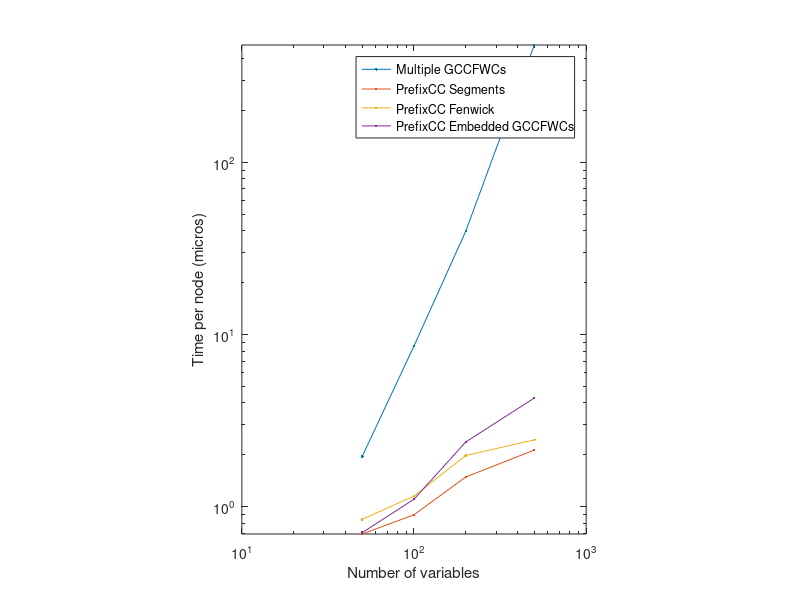

Reproduce this figure in MATLAB.
nbVars = [50, 100, 200, 500];
nbNodes = [5000008, 2000033, 1001933, 503386];

multipleGcc = [9760, 17126, 39883, 241321] ./ nbNodes * 1000;
segments = [3461, 1791, 1487, 1071] ./ nbNodes * 1000;
fenwick = [4211, 2301, 1982, 1227] ./ nbNodes * 1000;
embedded = [3523, 2205, 2376, 2148] ./ nbNodes * 1000;

loglog(nbVars, multipleGcc, '.-', nbVars, segments, '.-', nbVars, fenwick, '.-', nbVars, embedded, '.-');
xlabel('Number of variables')
ylabel('Time per node (micros)')
legend('Multiple GCCFWCs', 'PrefixCC Segments', 'PrefixCC Fenwick', 'PrefixCC Embedded GCCFWCs');

% See http://stackoverflow.com/questions/4133510/axis-equal-in-a-matlab-loglog-plot
xLimits = [10 1000];                   %# Limits for the x axis
yLimits = [min([min(multipleGcc), min(segments), min(fenwick), min(embedded)]),...
    max([max(multipleGcc), max(segments), max(fenwick), max(embedded)])];                      %# Limits for the y axis
logScale = diff(yLimits)/diff(xLimits);  %# Scale between the x and y ranges
powerScale = diff(log10(yLimits))/...    %# Scale between the x and y powers
             diff(log10(xLimits));
set(gca,'Xlim',xLimits,'YLim',yLimits,...              %# Set the limits and the
        'DataAspectRatio',[1 logScale/powerScale 1]);  %#   data aspect ratio
